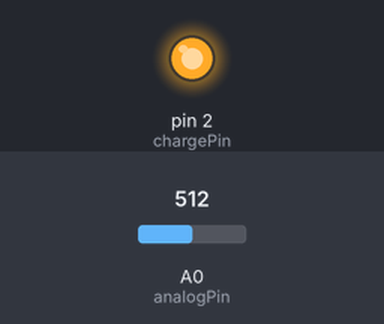
Simulated run of this sketch. Board: Arduino Uno, built with avr-gcc and run on an emulated ATmega328P. On the bench: output pins drawn as LEDs (lit = HIGH). The inputs (shaded band) are chosen by the test bench; at power-on: A0 (analogPin) = 512. What the sketch prints to the serial monitor is not drawn.

Above: at 4.0 s.
At 7.1 s:
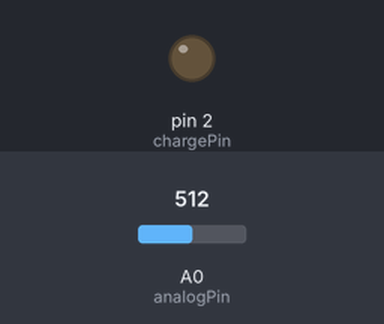
Timing chart, 0 to 10.6 s (numbered marks = the images above):
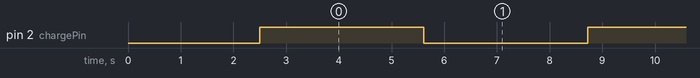

The sketch:

condensatore_blink.ino
```cpp
// CARICA E SCARICA DEL CONDENSATORE

//PORTA ANALOGICA A0 PER MISURA DELLA TENSIONE AI CAPI DEL CONDENSATORE
#define analogPin 0 // Crea una costante per evitare ogni volta di scrivere lo zero del pin A0
//PORTA DIGITALE 2 PER LA CARICA DEL CONDENSATORE
#define chargePin 2
int numero_misure = 150;  // 150 valore ottimo con due resistori da 4,7 kOhm? in serie
                          // 300 se uso 4 resistori e non due (infatti tau = R C)
int deltaT = 20; // intervallo di tempo in ms tra due misure successive
                 // valore adeguato 20, relazionato a 150 misure

void setup(){
  pinMode(chargePin, OUTPUT); // Imposta la porta digitale in uscita
  digitalWrite(chargePin, LOW); // Imposta la porta digitale a 0 Volt, per scaricare il condensatore
  //Serial.println("STO ASPETTANDO 2 s PER FAR SCARICARE COMPLETAMENTE IL CONDENSATORE");
  delay(2500); // Tempo di attesa in ms per essere certi di aver scaricato completamente il condensatore
  Serial.begin(9600); // Impostiamo la velocità di trasmissione dati a 9600 baud
}


void loop(){
  double Vout; // valori di tensione misurati
  digitalWrite(chargePin, HIGH); // Si imposta la porta digitale a 5 Volt, per la carica del condensatore
  for(int i=0 ; i < numero_misure ; i++){  // SONO UN SACCO DI MISURE!
    Vout = analogRead(analogPin)*5.0/1023.0; // lettura del valore di tensione e conversione da canali a Volt
    Serial.println(Vout,4);  // CON QUATTRO CIFRE DECIMALI
    delay(deltaT); // Aspetto deltaT ms prima della prossima misura
  }
  digitalWrite(chargePin, LOW); // Si imposta la porta digitale a 0 Volt, per scaricare il condensatore
  for(int i=0 ; i<numero_misure ; i++) {
    Vout = analogRead(analogPin)*5.0/1023.0; //lettura del valore di tensione e conversione da canali a Volt
    Serial.println(Vout,4);
    delay(deltaT); // Aspetto deltaT ms prima della prossima misura
  }
}


/*

// BLINK IN VARI MODI CON LED PULSANTE POTENZIOMETRO

bool puls = 0;  // Definizione di variabile booleana
int x = 0;
unsigned long t0 = 0;
int stato = 1;  // CAMBIARE VALORE PER CASO ZERO O CASO UNO


void setup(){
  pinMode(7, INPUT_PULLUP);
  pinMode(13, OUTPUT);
  Serial.begin(9600);
}


void loop(){
  if(!stato){  // CASO 0 comando col pulsante
    x = 0;
    puls = digitalRead(7);
  }
  if(stato){  // CASO 1 comando col potenziometro
    x = analogRead(A0)/50;
    Serial.println(x);
  }

  digitalWrite(13, !puls); // CASO A bloccante ok sfarfallìo
  delay(x);
  digitalWrite(13, puls);
  delay(x);

  //if((millis() - t0) >= x){  // CASO B non bloccante
    //t0 = millis();           // non riesco a sfarfallare
    //if(puls == 0) puls = 1;
  //}else{
    //puls = 0;
  //}
  //digitalWrite(13, puls);
}


*/
```

Measured:
- by itself, pin 2 (chargePin): alternates HIGH for 3.1 s and LOW for 3.1 s
